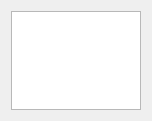
<?xml version="1.0" encoding="UTF-8"?>
<ui version="4.0">
 <class>TextHexDumpViewer</class>
 <widget class="FileViewerInterface" name="TextHexDumpViewer">
  <property name="geometry">
   <rect>
    <x>0</x>
    <y>0</y>
    <width>152</width>
    <height>121</height>
   </rect>
  </property>
  <property name="windowTitle">
   <string>Form</string>
  </property>
  <layout class="QGridLayout" name="gridLayout">
   <item row="0" column="0">
    <widget class="QTextBrowser" name="textArea"/>
   </item>
  </layout>
 </widget>
 <customwidgets>
  <customwidget>
   <class>FileViewerInterface</class>
   <extends>QWidget</extends>
   <header>ViewerBase.h</header>
   <container>1</container>
  </customwidget>
 </customwidgets>
 <resources/>
 <connections/>
</ui>
